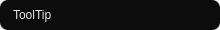
<?xml version="1.0" encoding="UTF-8"?>
<ui version="4.0">
 <class>Form</class>
 <widget class="QWidget" name="Form">
  <property name="geometry">
   <rect>
    <x>0</x>
    <y>0</y>
    <width>220</width>
    <height>30</height>
   </rect>
  </property>
  <property name="minimumSize">
   <size>
    <width>220</width>
    <height>30</height>
   </size>
  </property>
  <property name="windowTitle">
   <string>Form</string>
  </property>
  <layout class="QVBoxLayout" name="label_layout">
   <property name="spacing">
    <number>0</number>
   </property>
   <property name="leftMargin">
    <number>0</number>
   </property>
   <property name="topMargin">
    <number>0</number>
   </property>
   <property name="rightMargin">
    <number>0</number>
   </property>
   <property name="bottomMargin">
    <number>0</number>
   </property>
   <item>
    <widget class="QLabel" name="label">
     <property name="styleSheet">
      <string notr="true">QLabel {		
	background-color: rgb(12, 12, 13);	
	color: rgb(230, 230, 230);
	padding-left: 10px;
	padding-right: 10px;
	border-radius: 8px;
}</string>
     </property>
     <property name="text">
      <string>ToolTip</string>
     </property>
    </widget>
   </item>
  </layout>
 </widget>
 <resources/>
 <connections/>
</ui>
